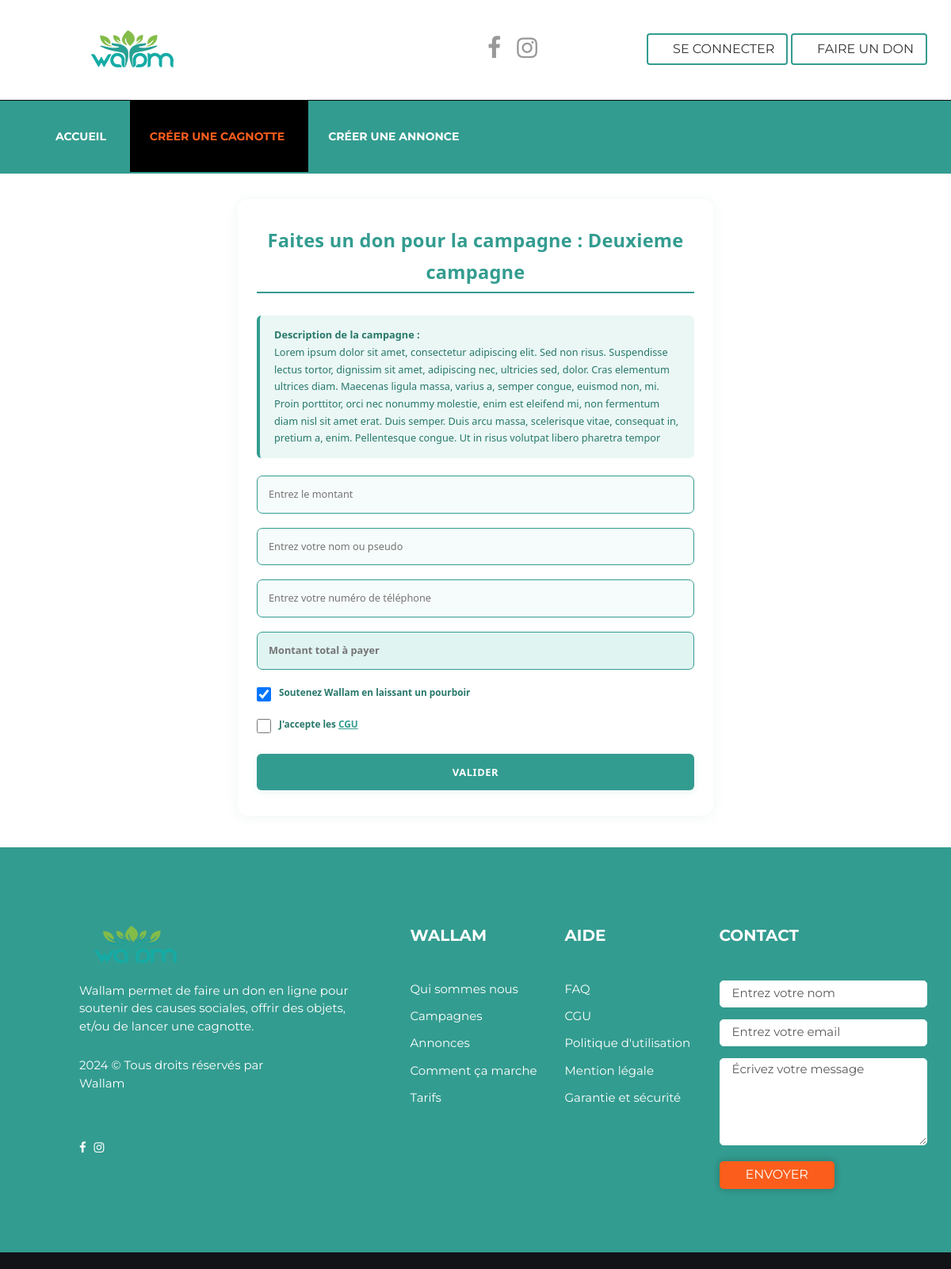
/campaign/2/donate/, run on an earlier commit of the app's database.
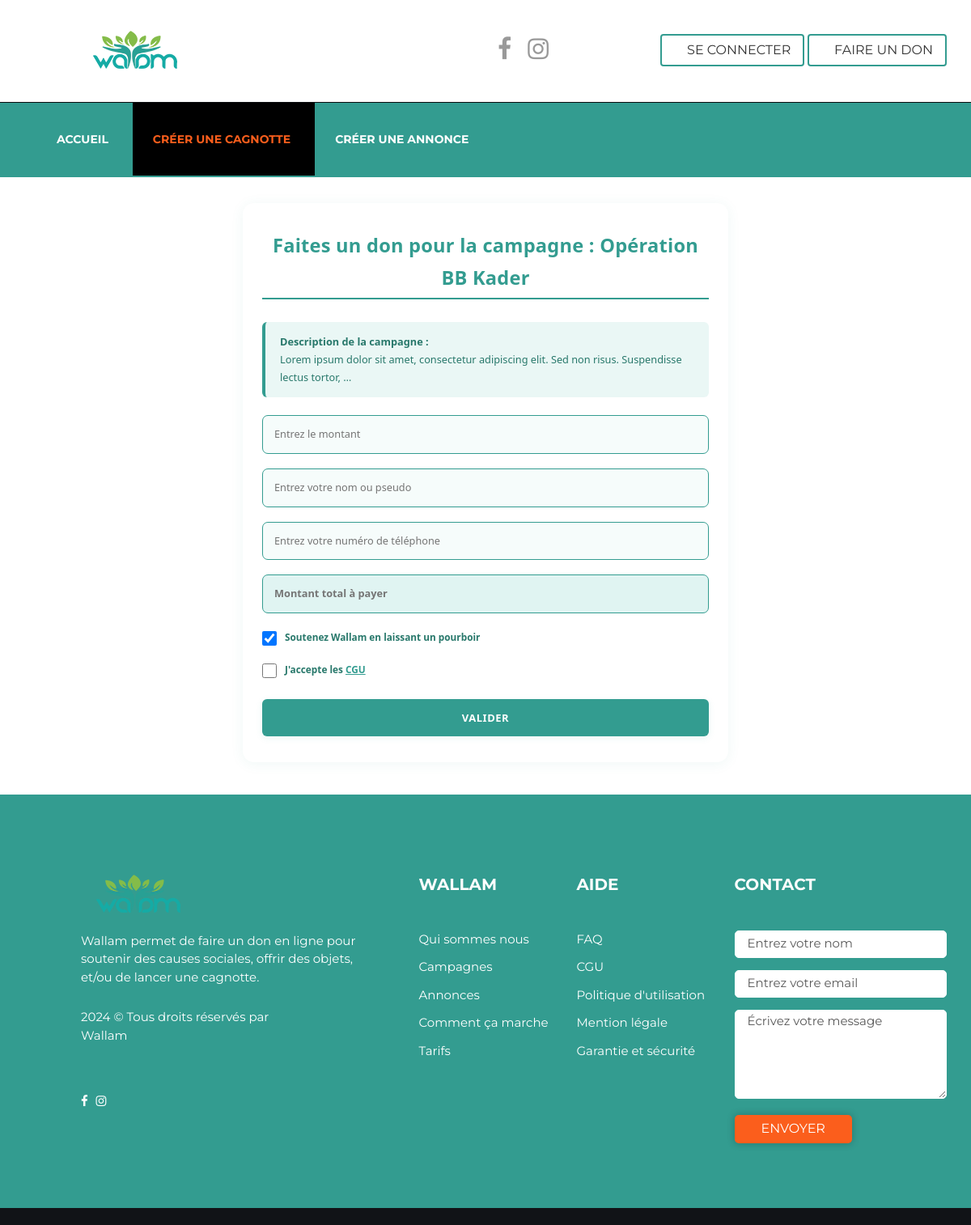
And on a later commit of the database.
### campaign/models.py (models this page shows, shortened)
class Campaign(models.Model):
    VISIBILITY_CHOICES = [
        ('public', 'Publique'),
        ('private', 'Privée'),
    ]
    STATUS_CHOICES = [
        ('encours', 'Encours'),
        ('terminee', 'Terminee'),
    ]
    user = models.ForeignKey(User, on_delete=models.CASCADE,
                             related_name="campaigns")  # L'utilisateur qui crée la campagne
    title = models.CharField(max_length=255)
    beneficiary = models.CharField(max_length=255)
    beneficiary_phone = models.CharField(max_length=15)
    goal = models.DecimalField(max_digits=10, decimal_places=2, blank=True, null=True)
    duration = models.IntegerField(help_text="Durée en jours")
    code = models.CharField(max_length=50, blank=True, null=True)
    category = models.ForeignKey(Category,  on_delete=models.SET_NULL, blank=True, null=True)
    description = models.TextField()
    reward = models.TextField(blank=True, null=True)
    uploaded_files = models.FileField(upload_to="campaign_files/", blank=True, null=True)
    visibility = models.CharField(max_length=10, choices=VISIBILITY_CHOICES, default='public')
    terms_accepted = models.BooleanField(default=False)
    status = models.CharField(max_length=20, choices=STATUS_CHOICES, default='encours')
    urgent = models.BooleanField(default=False)
    created_at = models.DateTimeField(auto_now_add=True)
    updated_at = models.DateTimeField(auto_now=True)

### campaign/views.py (the view, shortened to what this page needs)
# urls.py: path("campaign/<int:pk>/donate/", views.campaign_donate, name="campaign_donate"),
def campaign_donate(request, pk):
    campaign = get_object_or_404(Campaign, pk=pk)
    context = {
        "campaign": campaign
    }
    return render(request, "campaign/campaign_donation.html", context)

### templates/campaign/campaign_donation.html (shortened to what this page needs)
{% extends 'default.html' %}
{% load static %}
{% block menu %}
<ul class="nav navbar-nav">
    <li>
        <a href="{% url 'index' %}">Accueil</a>
    </li>
    <li class="current">
        <a href="{% url 'create_campaign' %}">Créer une cagnotte</a>
    </li>
    <li><a href="{% url 'announce' %}">Créer une annonce</a></li>
</ul>
{% endblock %}
{% block content %}
<div class="campaign-donation-wrapper">
    <div class="campaign-donation-title">Faites un don pour la campagne : {{ campaign.title }}</div>
    {% if campaign.description %}
    <div style="background: #eaf7f5; color: #28786b; border-left: 4px solid #339c90; border-radius: 6px; padding: 14px 18px; font-size: 1.08em; margin-bottom: 22px;">
        <strong>Description de la campagne :</strong><br>
        <span style="white-space: pre-line;">{{ campaign.description }}</span>
    </div>
    {% endif %}
        <form action="{% url 'campaign_donate' pk=campaign.pk %}" class="campaign-donation-form" method="post">
                <input type="number" name="amount" id="amount-input" placeholder="Entrez le montant" required>
                {% if not user.is_authenticated %}
                <input type="text" name="donor_fullname" placeholder="Entrez votre nom ou pseudo">
                <input type="text" name="donor_phone" placeholder="Entrez votre numéro de téléphone">
                {% endif %}
                <input type="text" id="wallam-support-amount" placeholder="Montant total à payer" readonly style="background:#e0f4f2; color:#339c90; font-weight:600; margin-bottom:18px;">
                <div style="margin-bottom: 18px; display: flex; align-items: center; gap: 10px;">
                    <input type="checkbox" id="support-wallam" name="support_wallam" style="width: 18px; height: 18px;" checked>
                    <label for="support-wallam" style="margin:0; color:#28786b; font-weight:600; cursor:pointer;">Soutenez Wallam en laissant un pourboir</label>
                </div>
                <div style="margin-bottom: 18px; display: flex; align-items: center; gap: 10px;">
                    <input type="checkbox" id="accept-cgu" name="accept_cgu" style="width: 18px; height: 18px;">
                    <label for="accept-cgu" style="margin:0; color:#28786b; font-weight:600; cursor:pointer;">J'accepte les <a href="{% url 'cgu' %}" target="_blank" style="color:#339c90;text-decoration:underline;">CGU</a></label>
                </div>
                <button type="submit" class="campaign-donation-btn" id="validate-btn" disabled>Valider</button>
        </form>
</div>
{% endblock %}

What changed in the data, as far as the page shows it:
changed Campaign: title "Deuxieme campagne" → "Opération BB Kader"; description "…risus. Suspendisse lectus tortor, dignissim sit amet, adipiscing nec, ultricies sed, dolor. Cras elementum ultrices diam. Maecenas ligula massa, varius a, semper congue, euismod non, mi. Proin porttitor, orci nec nonummy molestie, enim est eleifend mi, non fermentum diam nisl sit amet erat. Duis semper. Duis arcu massa, scelerisque vitae, consequat in, pretium a, enim. Pellentesque congue. Ut in risus volutpat libero pharetra tempor" → "Lorem ipsum dolor sit amet, consectetur adipiscing elit. Sed non risus. Suspendisse lectus tortor, …"
